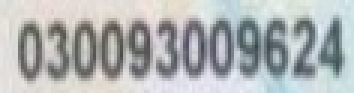
#> input picture images/id_15.jpg, 118 x 31 px, found by its file name (shown 3 times larger)
$ jupyter execute --allow-errors IDRecognitionCC.ipynb   (shell and % lines are left out)
#> lines starting #> are read from the running program, lines starting #| are printed output that depends on the picture; after the words box and inside, x2 and y2 are one past the last pixel; in counts of white or black regions, pixels touching at a corner belong together
<a href="https://colab.research.google.com/github/nguyenhaphan1/ID-Recognition-With-Contour-Separation-And-Classifier/blob/main/IDRecognitionCC.ipynb" target="_parent"></a>

[cell 1]
from google.colab import drive
drive.mount('/content/drive')

[cell 2]
import os
import matplotlib.pyplot as plt
import numpy as np
import cv2
from PIL import Image
import shutil
from google.colab.patches import cv2_imshow
import warnings
import tensorflow as tf
import keras
warnings.filterwarnings('ignore')

[cell 3]
print(tf.__version__)
print(keras.__version__)

#> (a cell that did not finish here is left out)

[cell 5]
def draw_bounding_box_with_contour(img, contour):
  x, y, w, h = cv2.boundingRect(contour)
  cv2.rectangle(img, (x, y), (x + w, y + h), (0, 255, 0), 2)

def draw_bounding_box_with_bbox(img, bbox):
  cv2.rectangle(img, (bbox[0], bbox[1]), (bbox[0] + bbox[2], bbox[1] + bbox[3]), (0, 255, 0), 1)
  return img

def finding_narrowest_position(contours):
  narrowest_distance = 999
  narrowest_position = 0

  while(len(contours) > 0):
    x_cnt = []
    idx = 0
    x_value = contours[idx][0]
    # print(f"X value: {x_value}")

    while(idx < len(contours)):
      if contours[idx][0] == x_value:
        x_cnt.append(contours[idx])
        idx += 1
      else:
        break

    x_cnt = sorted(x_cnt, key=lambda x:x[1])
    cnt_distance = x_cnt[-1][1] - x_cnt[0][1]

    if cnt_distance < narrowest_distance:
      narrowest_distance = cnt_distance
      narrowest_position = x_value

    contours = contours[idx:]

  return narrowest_position


def digits_recognition(bboxes, model, target_size, img):

  digits = ""
  for bbox in bboxes:
    x, y, w, h = bbox
    digit_img = img[y:y+h, x:x+w]
    digit_img = cv2.resize(digit_img, (target_size, target_size))
    digit_img = digit_img.reshape(1, target_size, target_size, 3)
    prob = model.predict(digit_img, verbose=False)
    digits += str(np.argmax(prob))

  return digits

[cell 6]
import os
import cv2
import numpy as np

from google.colab.patches import cv2_imshow

# Threshold ratios and constants
min_ratios = {
    "single": 0.036231884057971016,
    "two": 0.13559322033898305,
    "three": 0.21008403361344538,
    "four": 0.29411764705882354,
    "five": 0.3813559322033898,
    "six": 0.4491525423728814,
    "seven": 0.5289256198347108,
    "eight": 0.625,
    "nine": 0.7,
    "ten": 0.7844827586206896
}
min_area = 999
min_ratio_height = 0.5428571428571428  # Adjusted initial height threshold ratio

# Function to draw contours and process images
def process_image(image_path):
    global correct_separation, incorrect_separation, min_ratio_height, saved_file

    img = cv2.imread(image_path)
#> img is the input picture: shape (31, 118, 3); mean B, G, R 180.8, 180.4, 176.7
    if img is None:
        return

    img_rgb = cv2.cvtColor(img, cv2.COLOR_BGR2RGB)
    img_gray = cv2.cvtColor(img, cv2.COLOR_BGR2GRAY)
    image_width, image_height = img_gray.shape[1], img_gray.shape[0]
#> image_width = 118; image_height = 31
    image_area = image_height * image_width
#> image_area = 3658

    thresh1 = cv2.adaptiveThreshold(img_gray, 255, cv2.ADAPTIVE_THRESH_GAUSSIAN_C, cv2.THRESH_BINARY, 93, 19)
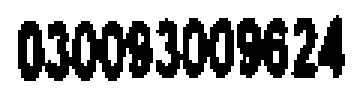
#> thresh1: shape (31, 118) (shown 3 times larger); 62.2% white; 4 black regions, box (x1, y1, x2, y2) and area: (6, 7, 51, 27) 586, (52, 6, 78, 26) 323, (79, 6, 96, 26) 251, (97, 5, 115, 26) 223
    thresh1 = cv2.bitwise_not(thresh1)
#> thresh1: shape (31, 118); 37.8% white; 4 white regions

    contours, _ = cv2.findContours(thresh1, cv2.RETR_EXTERNAL, cv2.CHAIN_APPROX_NONE)
#> contours = 4 contours; box (x1, y1, x2, y2) and area: (6, 7, 51, 27) 561, (52, 6, 78, 26) 312, (79, 6, 96, 26) 234, (97, 5, 115, 26) 172
    bboxes = [cv2.boundingRect(contour) for contour in contours if cv2.moments(contour)["m00"] != 0]
#> bboxes = [(6, 7, 45, 20), (79, 6, 17, 20), (52, 6, 26, 20), (97, 5, 18, 21)]
    bboxes.sort(key=lambda x: x[0])

    # Flatten contours for further calculations
    flatten_contours = np.concatenate(contours, axis=0).reshape((-1, 2))
#> flatten_contours = 501 pairs, first value 6 to 114, second value 5 to 26

    # Detect digits in bounding boxes
    true_bboxes = detect_digits(bboxes, flatten_contours, image_width, image_height, img_gray)

    # Evaluate detection
    if evaluate_detection(true_bboxes, image_height):
      result = digits_recognition(true_bboxes, classifier, target_size=32, img=img_rgb)
      print(f"Result: {result}")
      print()

# Function to detect digits within bounding boxes
def detect_digits(bboxes, flatten_contours, image_width, image_height, img_gray):
#> called with flatten_contours = array of shape (501, 2), image_width = 118, image_height = 31
    true_bboxes = []

    for bbox in bboxes:
        ratio_width = bbox[2] / image_width
        ratio_height = bbox[3] / image_height
        x, y, w, h = bbox
        if ratio_height >= min_ratio_height:
            if min_ratios["single"] <= ratio_width < min_ratios["two"]:
                true_bboxes.append(bbox)
                min_ratios["single"] = min(min_ratios["single"], ratio_width)
            elif min_ratios["two"] <= ratio_width < min_ratios["three"]:
                true_bboxes.extend(separate_bbox(bbox, flatten_contours, [0.25, 0.75]))
                min_ratios["two"] = min(min_ratios["two"], ratio_width)
            elif min_ratios["three"] <= ratio_width < min_ratios["four"]:
                true_bboxes.extend(separate_bbox(bbox, flatten_contours, [1/6, 1/2, 5/6], separate_into=3))
                min_ratios["three"] = min(min_ratios["three"], ratio_width)
            elif min_ratios["four"] <= ratio_width < min_ratios["five"]:
                true_bboxes.extend(separate_bbox(bbox, flatten_contours, [1/8, 3/8, 5/8, 7/8], separate_into=4))
                min_ratios["four"] = min(min_ratios["four"], ratio_width)
            elif min_ratios["five"] <= ratio_width < min_ratios["six"]:
                true_bboxes.extend(separate_bbox(bbox, flatten_contours, [1/10, 3/10, 1/2, 7/10, 9/10], separate_into=5))
            elif min_ratios["six"] <= ratio_width < min_ratios["seven"]:
                true_bboxes.extend(separate_bbox(bbox, flatten_contours, [1/12, 3/12, 5/12, 7/12, 9/12, 11/12], separate_into=6))
            elif min_ratios["seven"] <= ratio_width < min_ratios["eight"]:
                true_bboxes.extend(separate_bbox(bbox, flatten_contours, [1/14, 3/14, 5/14, 7/14, 9/14, 11/14, 13/14], separate_into=7))
            elif min_ratios["eight"] <= ratio_width < min_ratios["nine"]:
                true_bboxes.extend(separate_bbox(bbox, flatten_contours, [1/16, 3/16, 5/16, 7/16, 9/16, 11/16, 13/16, 15/16], separate_into=8))
            elif min_ratios["nine"] <= ratio_width < min_ratios["ten"]:
                true_bboxes.extend(separate_bbox(bbox, flatten_contours, [1/18, 3/18, 5/18, 7/18, 9/18, 11/18, 13/18, 15/18, 17/18], separate_into=9))
            elif min_ratios["ten"] <= ratio_width < 0.8:
                true_bboxes.extend(separate_bbox(bbox, flatten_contours, [1/20, 3/20, 5/20, 7/20, 9/20, 11/20, 13/20, 15/20, 17/20, 19/20], separate_into=10))
        else:
            print("Not match height of a digit")
#> this loop made 4 passes
#> (ratio_width, ratio_height, x, y, w, h) on passes 1 to 4: (0.381, 0.645, 6, 7, 45, 20), (0.22, 0.645, 52, 6, 26, 20), (0.144, 0.645, 79, 6, 17, 20), (0.153, 0.677, 97, 5, 18, 21)
#> after the loop, min_ratios = 10 items; true_bboxes = [(6, 7, 9, 20), (15, 7, 8, 20), (23, 7, 9, 20), (32, 7, 10, 20), (42, 7, 9, 20), (52, 6, 8, 20), (60, 6, 9, 20), (69, 6, 9, 20), (79, 6, 8, 20), (87, 6, 9, 20), (97, 5, 9, 21), (106, 5, 9, 21)]

    return true_bboxes

# Function to separate bounding boxes
def separate_bbox(bbox, flatten_contours, positions, separate_into=2):
    result_bboxes = []
    contours = [sorted([[x, y] for x, y in flatten_contours if bbox[0] + pos[0]*bbox[2] < x < bbox[0] + pos[1]*bbox[2]], key=lambda x: x[0]) for pos in zip(positions[:-1], positions[1:])]

    x_divides = [finding_narrowest_position(contour) for contour in contours]
    x_divides = [bbox[0]] + x_divides + [bbox[0] + bbox[2]]

    for i in range(separate_into):
        result_bboxes.append((x_divides[i], bbox[1], x_divides[i+1] - x_divides[i], bbox[3]))

    return result_bboxes

# Function to evaluate the detection results
def evaluate_detection(true_bboxes, image_height):
#> called with image_height = 31
    global correct_separation, incorrect_separation, min_ratio_height

    if len(true_bboxes) == 12:
        min_ratio_height = min(min_ratio_height, min([bbox[3] / image_height for bbox in true_bboxes]))
#> min_ratio_height = 0.543
        return True
    else:
        print(f"Wrong separation: Length: {len(true_bboxes)}")
        return False


image_path = '/content/drive/MyDrive/CCCD/data_for_prediction/new_ids_separation2/id_15.jpg'
#> (the rest of this cell did not finish here and is left out)
